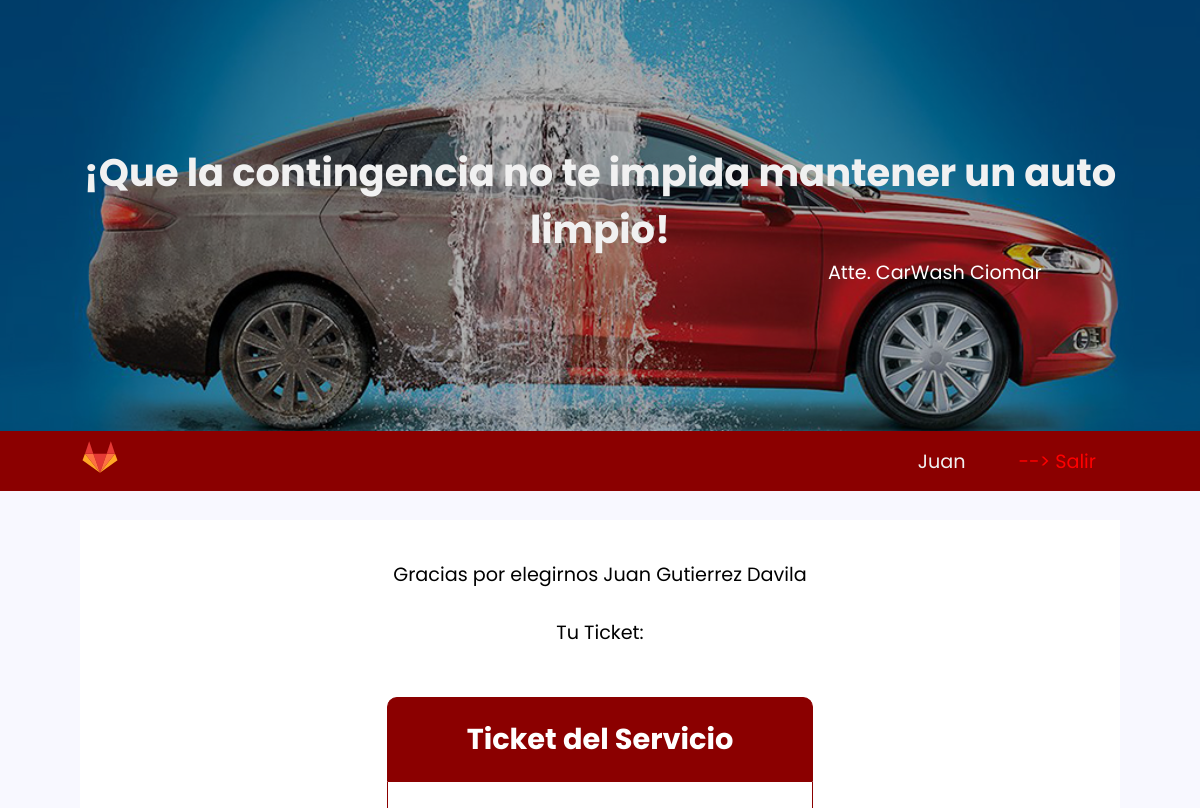
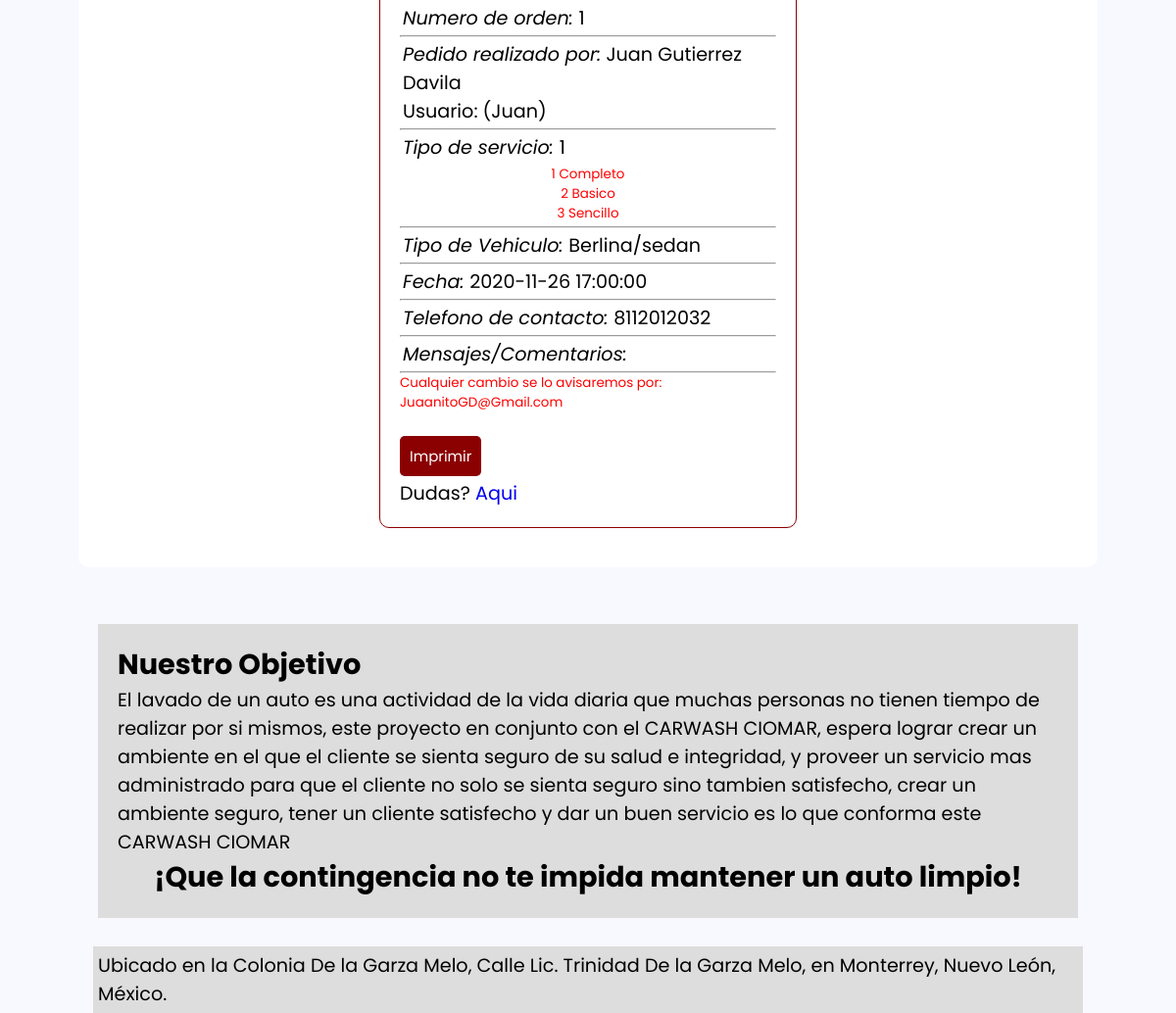
Screenshot of /user/ty.php (signed in) with the database file from the repository (2 pictures, top to bottom).
### tables this page shows
CREATE TABLE `pedidos` (
  `id_p` int(11) NOT NULL,
  `tipo_ser` int(11) NOT NULL,
  `car` varchar(20) NOT NULL,
  `fecha` datetime NOT NULL,
  `men` varchar(100) DEFAULT 'Sin Comentarios',
  `c_tel` varchar(13) NOT NULL,
  `usuario_id` int(11) NOT NULL
);

### user/ty.php (the view, shortened to what this page needs)
<?php
include("../conexion.php");
$id_user = $_SESSION['id_u'];
$sql3 = "SELECT * FROM pedidos WHERE usuario_id = '$id_user'";
?>
<!DOCTYPE html>
<html lang="en">
<head>
	<link rel="stylesheet" href="https://use.fontawesome.com/releases/v5.5.0/css/all.css">
    <link rel="stylesheet" href="../css/style.css">
    <link rel="stylesheet" href="../css/TPOO_CSS.css">
</head>
<body>
    <div class="banner">
        <h1>¡Que la contingencia no te impida mantener un auto limpio!</h1>
        <a class="derecha">Atte. CarWash Ciomar</a>
    </div>
    <header class="container">
        <figure class="logo">
            <img src="img/Logo.svg" alt="Logo">
        </figure>
        <nav>
            <a href="index.php" class="item-options">  <?php echo $_SESSION['usuario']; ?></a>
            <a href="../login.php?logout='1'" class="item-options" style="color: red;">--> Salir</a>
        </nav>
    </header>
            <br>
        <section class="content" id="Ticket">
    <section class="main-container">
    <a>Gracias por elegirnos <?php echo $_SESSION['nombre']; ?></a>
    <br>
    <a>Tu Ticket:</a>
    <div class="header">
		<h2>Ticket del Servicio</h2>
	</div>
    <form method="" action="">
    <div class="input-group">
    <?php $resultado = mysqli_query($conexion, $sql3);
$row = mysqli_fetch_assoc($resultado);
		?>
    <label><i>Numero de orden: </i><?php echo $row["id_p"] ?></label>
    <hr>
    <label><i>Pedido realizado por:</i> <?php echo $_SESSION['nombre']; ?><br> Usuario: (<?php echo $_SESSION['usuario']; ?>)</label>
    <hr>
    <label><p><i>Tipo de servicio: </i><?php echo $row["tipo_ser"] ?></p></label>
    <label style="font-size: 70%; color: red; text-align: center;"> 1 Completo <br> 2 Basico  <br> 3 Sencillo</label>
    <hr>
    <label><i>Tipo de Vehiculo: </i><?php echo $row["car"] ?></label>
    <hr>
    <label><i>Fecha: </i><?php echo $row["fecha"] ?></label>
    <hr>
    <label><i>Telefono de contacto: </i><?php echo $_SESSION['telefono']; ?></label>
    <hr>
    <label><i>Mensajes/Comentarios:</i></label>
    <hr>
    <p style="font-size: 70%; color: red;" class="alert"> Cualquier cambio se lo avisaremos por: <?php echo $_SESSION['email']; ?> </p>
    <br>
    <a class="btn" href="javascript:ImprimirSeleccion('Ticket')">Imprimir</a>
    </div>
<p>
    Dudas? <a href="contacto.php">Aqui</a>
</p>
</form>
</section>
</section>
<br><br>
<section class="products">
            <h1>Nuestro Objetivo</h1>
            <p>El lavado de un auto es una actividad de la vida diaria que muchas personas no tienen tiempo de realizar por si mismos, este proyecto en conjunto con el CARWASH CIOMAR, espera lograr crear un ambiente en el que el cliente se sienta seguro de su salud e integridad, y proveer un servicio mas administrado para que el cliente no solo se sienta seguro sino tambien satisfecho, crear un ambiente seguro, tener un cliente satisfecho y dar un buen servicio es lo que conforma este CARWASH CIOMAR</p>
            <h2><center>¡Que la contingencia no te impida mantener un auto limpio!</center></h3>
</section>
<br>
    <footer>
        Ubicado en la Colonia De la Garza Melo, Calle Lic. Trinidad De la Garza Melo, en Monterrey, Nuevo León, México.
    </footer>
</body>
</html>

### css/style.css (style rules this page uses)
* { margin: 0px; padding: 0px; }
body { font-size: 120%; background: #F8F8FF; }
.header { width: 40%; margin: 50px auto 0px; color: white; background: darkred; text-align: center; border: 1px solid darkred; border-bottom: none; border-radius: 10px 10px 0px 0px; padding: 20px; }
form, .content { width: 40%; margin: 0px auto; padding: 20px; border: 1px solid darkred; background: white; border-radius: 0px 0px 10px 10px; }
.input-group { margin: 10px 0px 10px 0px; }
.input-group label { display: block; text-align: left; margin: 3px; }
.btn { padding: 10px; font-size: 15px; color: white; background: darkred; border: none; border-radius: 5px; text-align: center; }

### css/TPOO_CSS.css (style rules this page uses)
body { margin: 0; padding: 0; font-family: 'Poppins'; }
.derecha { text-align: right ; color: white ; display: block; width: 90%; }
.banner { width: 100%; padding: 9rem 3rem; text-align: center; background: url("../img/fondo.jpg"); background-color: rgba(0,0,0,.3); background-blend-mode: soft-light; background-size: cover; background-position: center; box-sizing: border-box; }
.banner h1 { color: #f1f1f1; }
.container { width: 100%; height: 60px; background: darkred; display: flex; justify-content: space-between; align-items: center; padding: 0 5rem; box-sizing: border-box; position: sticky; top: 0px; }
.logo { width: 40px; margin: 0; }
.logo img { width: 100%; }
a { text-decoration: none; }
.item-options { color: #f1f1f1; margin: 0 1.5rem; text-decoration: none; }
.main-container { width: 100%; display: flex; flex-direction: column; align-items: center; }
.products { width: 80%; max-width: 1000px; margin: 0 auto; overflow: hidden; background-color: #ddd; border: 20px solid #ddd; }
.content { width: 80%; max-width: 1000px; margin: 0 auto; overflow: hidden; border: 20px solid white; }
footer { width: 85%; max-width: 1000px; margin: 0 auto; overflow: hidden; background-color: #ddd; border: 5px solid #ddd; }

### rows the page displays
pedidos: id_p "1", tipo_ser "1", car "Berlina/sedan", fecha "2020-11-26 17:00:00"

### other values shown
$_SESSION['usuario'] "Juan"
$_SESSION['nombre'] "Juan Gutierrez Davila"
$_SESSION['telefono'] "8112012032"
$_SESSION['email'] "JuaanitoGD@Gmail.com"
